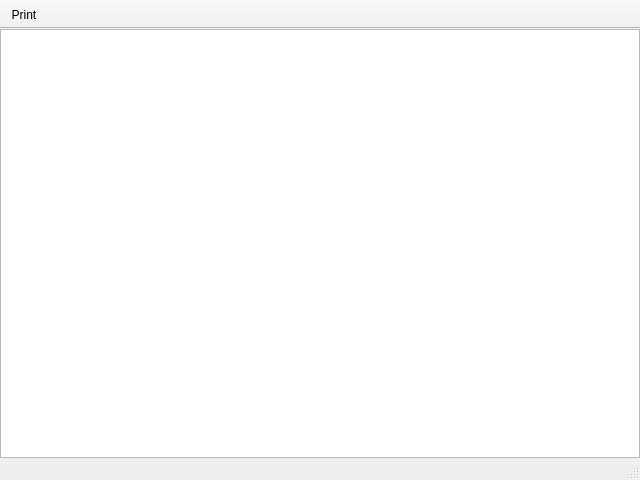
<?xml version="1.0" encoding="UTF-8"?>
<ui version="4.0">
 <class>DocDisplayWindow</class>
 <widget class="QMainWindow" name="DocDisplayWindow">
  <property name="windowModality">
   <enum>Qt::NonModal</enum>
  </property>
  <property name="geometry">
   <rect>
    <x>0</x>
    <y>0</y>
    <width>640</width>
    <height>480</height>
   </rect>
  </property>
  <property name="windowTitle">
   <string>RespeQt User Manual</string>
  </property>
  <property name="windowIcon">
   <iconset>
    <normaloff>silk-icons/icons/report.png</normaloff>silk-icons/icons/report.png</iconset>
  </property>
  <widget class="QWidget" name="centralwidget">
   <layout class="QVBoxLayout" name="verticalLayout">
    <property name="spacing">
     <number>0</number>
    </property>
    <property name="margin">
     <number>0</number>
    </property>
    <item>
     <widget class="QTextBrowser" name="docDisplay">
      <property name="source">
       <url>
        <string>qrc:/documentation/RespeQt User Manual-English.html</string>
       </url>
      </property>
      <property name="openExternalLinks">
       <bool>true</bool>
      </property>
     </widget>
    </item>
   </layout>
  </widget>
  <widget class="QStatusBar" name="statusbar"/>
  <widget class="QToolBar" name="toolBar">
   <property name="windowTitle">
    <string>toolBar</string>
   </property>
   <property name="movable">
    <bool>false</bool>
   </property>
   <property name="iconSize">
    <size>
     <width>16</width>
     <height>16</height>
    </size>
   </property>
   <property name="floatable">
    <bool>false</bool>
   </property>
   <attribute name="toolBarArea">
    <enum>TopToolBarArea</enum>
   </attribute>
   <attribute name="toolBarBreak">
    <bool>false</bool>
   </attribute>
   <addaction name="actionPrint"/>
  </widget>
  <action name="actionPrint">
   <property name="icon">
    <iconset resource="icons.qrc">
     <normaloff>:/icons/silk-icons/icons/printer.png</normaloff>:/icons/silk-icons/icons/printer.png</iconset>
   </property>
   <property name="text">
    <string>Print</string>
   </property>
   <property name="toolTip">
    <string>Print User Manual</string>
   </property>
   <property name="statusTip">
    <string>Print User Manual</string>
   </property>
   <property name="shortcut">
    <string>Ctrl+P</string>
   </property>
  </action>
 </widget>
 <resources>
  <include location="icons.qrc"/>
 </resources>
 <connections/>
</ui>
